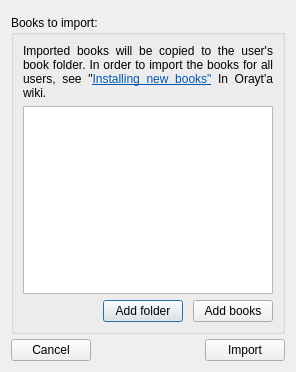
<?xml version="1.0" encoding="UTF-8"?>
<ui version="4.0">
 <class>importBook</class>
 <widget class="QDialog" name="importBook">
  <property name="geometry">
   <rect>
    <x>0</x>
    <y>0</y>
    <width>296</width>
    <height>372</height>
   </rect>
  </property>
  <property name="windowTitle">
   <string>Import books</string>
  </property>
  <layout class="QVBoxLayout" name="verticalLayout">
   <property name="spacing">
    <number>5</number>
   </property>
   <property name="topMargin">
    <number>15</number>
   </property>
   <item>
    <widget class="QGroupBox" name="groupBox">
     <property name="title">
      <string>Books to import:</string>
     </property>
     <layout class="QVBoxLayout" name="verticalLayout_2">
      <item>
       <widget class="QLabel" name="label_2">
        <property name="text">
         <string>&lt;!DOCTYPE HTML PUBLIC &quot;-//W3C//DTD HTML 4.0//EN&quot; &quot;http://www.w3.org/TR/REC-html40/strict.dtd&quot;&gt;
&lt;html&gt;&lt;head&gt;&lt;meta name=&quot;qrichtext&quot; content=&quot;1&quot; /&gt;&lt;style type=&quot;text/css&quot;&gt;
p, li { white-space: pre-wrap; }
&lt;/style&gt;&lt;/head&gt;&lt;body style=&quot; font-family:'Arial'; font-size:10pt; font-weight:400; font-style:normal;&quot;&gt;
&lt;p style=&quot; margin-top:0px; margin-bottom:0px; margin-left:0px; margin-right:0px; -qt-block-indent:0; text-indent:0px;&quot;&gt;&lt;span style=&quot; font-size:9pt;&quot;&gt;Imported books will be copied to the user's book folder. In order to import the books for all users, see &amp;quot;&lt;/span&gt;&lt;a href=&quot;http://code.google.com/p/orayta/wiki/AddingNewBooks&quot;&gt;&lt;span style=&quot; font-size:9pt; text-decoration: underline; color:#0057ae;&quot;&gt;Installing new books&amp;quot;&lt;/span&gt;&lt;/a&gt;&lt;span style=&quot; font-size:9pt;&quot;&gt; In Orayt'a wiki.&lt;/span&gt;&lt;/p&gt;&lt;/body&gt;&lt;/html&gt;</string>
        </property>
        <property name="alignment">
         <set>Qt::AlignJustify|Qt::AlignVCenter</set>
        </property>
        <property name="wordWrap">
         <bool>true</bool>
        </property>
       </widget>
      </item>
      <item>
       <widget class="QListWidget" name="listWidget"/>
      </item>
      <item>
       <layout class="QHBoxLayout" name="horizontalLayout_2">
        <property name="spacing">
         <number>10</number>
        </property>
        <property name="topMargin">
         <number>0</number>
        </property>
        <property name="rightMargin">
         <number>0</number>
        </property>
        <item>
         <spacer name="horizontalSpacer_2">
          <property name="orientation">
           <enum>Qt::Horizontal</enum>
          </property>
          <property name="sizeHint" stdset="0">
           <size>
            <width>40</width>
            <height>20</height>
           </size>
          </property>
         </spacer>
        </item>
        <item>
         <widget class="QPushButton" name="addFolder">
          <property name="text">
           <string>Add folder</string>
          </property>
         </widget>
        </item>
        <item>
         <widget class="QPushButton" name="addBooks">
          <property name="text">
           <string>Add books</string>
          </property>
         </widget>
        </item>
       </layout>
      </item>
     </layout>
    </widget>
   </item>
   <item>
    <layout class="QHBoxLayout" name="horizontalLayout">
     <property name="spacing">
      <number>2</number>
     </property>
     <property name="leftMargin">
      <number>0</number>
     </property>
     <property name="rightMargin">
      <number>0</number>
     </property>
     <item>
      <widget class="QPushButton" name="cancelBTN">
       <property name="text">
        <string>Cancel</string>
       </property>
      </widget>
     </item>
     <item>
      <spacer name="horizontalSpacer">
       <property name="orientation">
        <enum>Qt::Horizontal</enum>
       </property>
       <property name="sizeHint" stdset="0">
        <size>
         <width>40</width>
         <height>20</height>
        </size>
       </property>
      </spacer>
     </item>
     <item>
      <widget class="QPushButton" name="importBTN">
       <property name="text">
        <string>Import</string>
       </property>
      </widget>
     </item>
    </layout>
   </item>
  </layout>
 </widget>
 <resources/>
 <connections/>
</ui>
